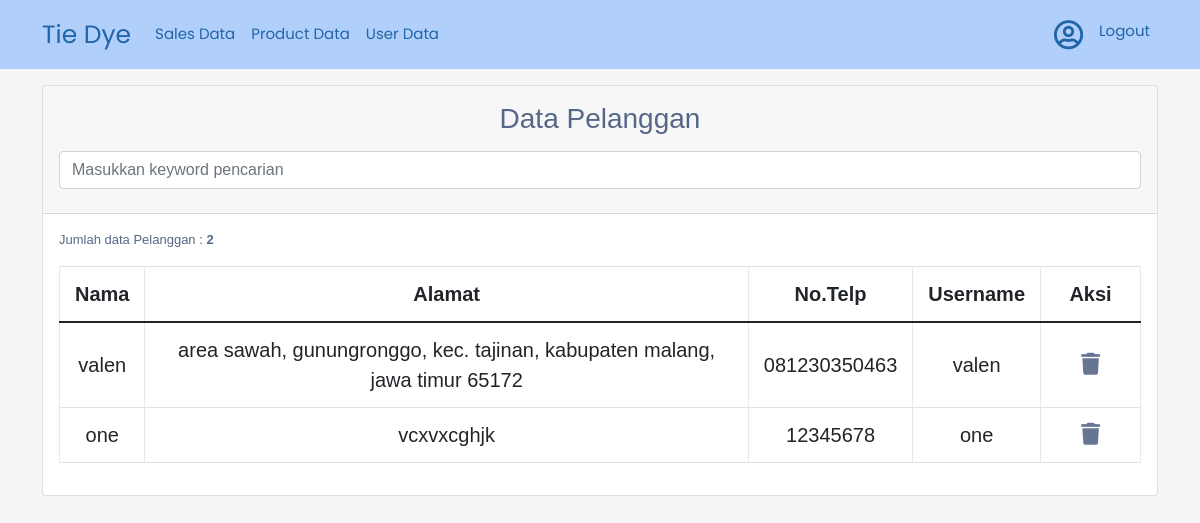
Page /admin/data_pelanggan.php (signed in) on the committed database.
### tables this page shows
CREATE TABLE `pelanggan` (
  `id_pelanggan` int(11) NOT NULL,
  `nama_pelanggan` varchar(100) NOT NULL,
  `alamat` varchar(100) NOT NULL,
  `telp` varchar(50) NOT NULL,
  `username` varchar(255) NOT NULL,
  `password` varchar(255) NOT NULL
);

### admin/data_pelanggan.php (the view, shortened to what this page needs)
<!DOCTYPE html>
<html lang="en">
<head>
</head>
<body>
    <link href="https://cdn.jsdelivr.net/npm/bootstrap@5.1.1/dist/css/bootstrap.min.css" rel="stylesheet">
    <link rel="stylesheet" href="https://cdnjs.cloudflare.com/ajax/libs/slick-carousel/1.9.0/slick-theme.min.css" />
    <link rel="stylesheet" href="https://cdnjs.cloudflare.com/ajax/libs/slick-carousel/1.9.0/slick.min.css" />
    <link rel="stylesheet" href="https://pro.fontawesome.com/releases/v5.10.0/css/all.css"/>
    <link rel="stylesheet" href="./css/dataPelanggan.css">
    <link rel="stylesheet" href="./css/navbar.css">
</body>
    <?php
        require 'navbar.php';
    ?>
<div class="container my-3">
        <div class="card">
            <div class="card-header">
               <h3 class="text-center mt-2 mb-3">Data Pelanggan<h3>
                <form action="data_pelanggan.php" method="post">
                    <input type="text" name="cari" class="form-control mb-3" placeholder="Masukkan keyword pencarian">
                </form>
            </div>
            <div class="card-body">
                <table class="table table-bordered fs-5 fw-light text-center">
                    <thead>
                        <tr>
                            <th scope="col">Nama</th>
                            <th scope="col">Alamat</th>
                            <th scope="col">No.Telp</th>
                            <th scope="col">Username</th>
                            <th scope="col">Aksi</th>
                        </tr>
                    </thead>
                    <tbody>
                        <?php
                            include "../connection.php";
                            if (isset($_POST["cari"])) {
                                $cari=$_POST['cari'];
                                $query_pelanggan= mysqli_query($conn,"SELECT * FROM pelanggan WHERE id_pelanggan LIKE '%$cari%' OR nama_pelanggan LIKE '%$cari%' OR username LIKE '%$cari%' OR alamat LIKE '%$cari%'");
                            }else{
                                $query_pelanggan= mysqli_query($conn,"SELECT * FROM pelanggan");
                            }
                            while($data_pelanggan= mysqli_fetch_assoc($query_pelanggan)) { ?>
                                <tr>
                                    <td><?= $data_pelanggan["nama_pelanggan"]; ?></td>
                                    <td><?= $data_pelanggan["alamat"]; ?></td>
                                    <td><?= $data_pelanggan["telp"]; ?></td>
                                    <td><?= $data_pelanggan["username"]; ?></td>
                                    <td> <a href="hapus_pelanggan.php?id_pelanggan=<?=$data_pelanggan['id_pelanggan']?>" onclick="return confirm ('Apakah anda yakin menghapus data ini?')" ><i class="fa-solid fa-trash"></i></a></td>
                                </tr>
                            <?php
                            }
                            ?>
                             <?php
                            include '../connection.php';
                            $data_pelanggan = mysqli_query($conn,"SELECT * FROM pelanggan");
                            $jumlah_barang_data = mysqli_num_rows($data_pelanggan);
                            ?>
                            <p>Jumlah data Pelanggan : <b><?php echo $jumlah_barang_data; ?></b></p>
                    </tbody>
                </table>
            </div>
        </div>
    </div>
</html>

### admin/navbar.php (shortened to what this page needs)
<nav class="navbar navbar-expand-lg">
<div class="container">
    <a class="navbar-brand" href="data_penjualan.php"> Tie Dye </a>
    <div class="collapse navbar-collapse" id="navbarSupportedContent">
    <ul class="navbar-nav me-auto">
        <li class="nav-item">
            <a class="nav-link" href="data_penjualan.php">Sales Data</a>
        </li>
        <li class="nav-item">
        <a class="nav-link" href="data_produk.php">Product Data</a>
        </li>
        <li class="nav-item">
        <a class="nav-link" aria-current="page" href="data_pelanggan.php">User Data</a>
        </li>
    </ul>
    <ul class="navbar-nav ms-auto">
        <?php if(isset($_SESSION['status_login_admin'])):?>
            <li class="nav-item mt-1    q">
                <a class="nav-link" href="profile.php"><i class="far fa-user-circle"></i></a>
            </li>
            <li class="nav-item mt-1">
            <a class="nav-link" href="logout.php">Logout</a>
            </li>
        <?php else: ?>
            <li class="nav-item mt-1">
                <a class="nav-link" href="login.php">Login</a>
            </li>
        <?php endif ?>
    </ul>
    </div>
</div>
</nav>

### admin/css/dataPelanggan.css (style rules this page uses)
body { color: #566787; background: #f5f5f5; font-family: 'Varela Round', sans-serif; font-size: 13px; }
table.table tr th, table.table tr td { border-color: #e9e9e9; padding: 12px 15px; vertical-align: middle; }
table.table tr th:first-child { width: 60px; }
table.table tr th:last-child { width: 100px; }
table.table td:last-child i { opacity: 0.9; font-size: 22px; margin: 0 5px; }
table.table td a { font-weight: bold; color: #566787; display: inline-block; text-decoration: none; outline: none !important; }
table.table td i { font-size: 19px; }

### admin/css/navbar.css (style rules this page uses)
.navbar { background-color: #b0d0fb; z-index: 1; }
.navbar-brand { font-family: 'Poppins', sans-serif; font-size: 25px; color: #2264a8; }
.nav-link { color: #2264a8; font-family: 'Poppins', sans-serif; font-size: 15px; font-weight: 400; }
.fa-user-circle { font-size: 30px; }

### rows in the picture
pelanggan: nama_pelanggan "valen", alamat "area sawah, gunungronggo, kec. tajinan, kabupaten malang, jawa timur 65172", telp "081230350463", username "valen"
pelanggan: nama_pelanggan "one", alamat "vcxvxcghjk", telp "12345678", username "one"

### other values in the picture
$jumlah_barang_data "2"
